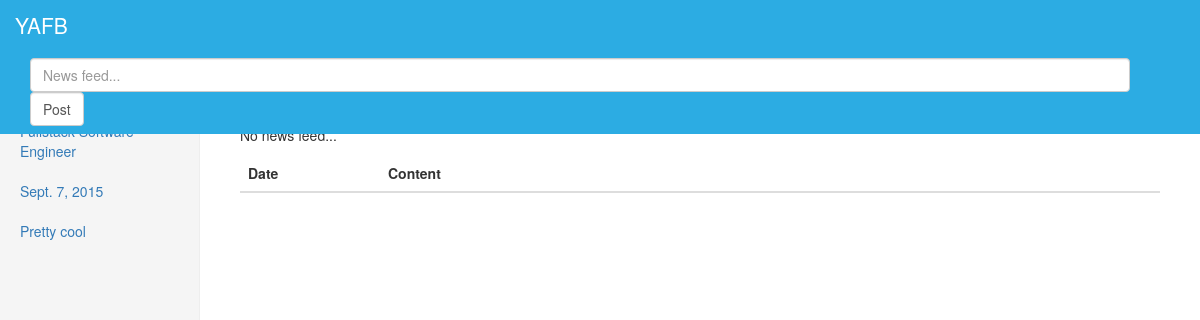
Before: /directory/employee/message/1/ with the older database file.
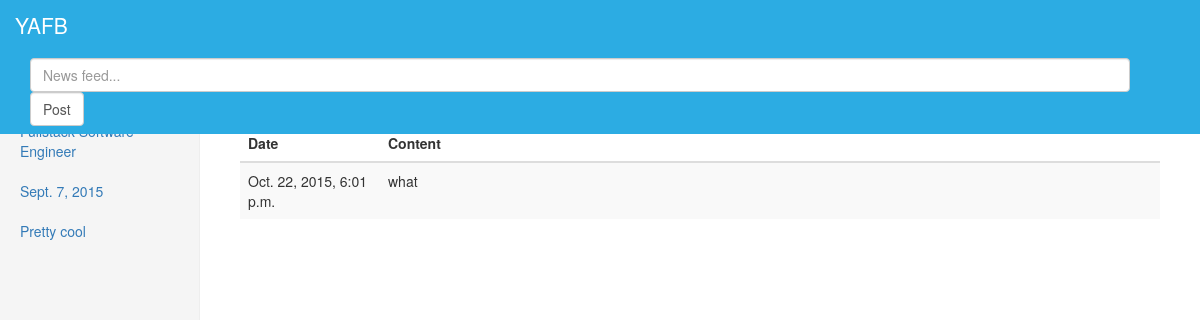
After: the same page with the newer database file.
### directory/models.py (models this page shows, shortened)
class Employee(models.Model):
	user = models.OneToOneField(User)
	full_name = models.CharField(max_length=100)
	title = models.CharField(max_length=100)
	description = models.CharField(max_length=300)
	start_date = models.DateField()
	office = models.ForeignKey(Office)
	groups = models.ManyToManyField(GroupProfile)
	picture = models.ImageField(upload_to='profile_pictures', null=True)

class Message(models.Model):
	writer = models.ForeignKey(Employee)
	text = models.CharField(max_length=300)
	time_stamp = models.DateTimeField(auto_now=True)

### directory/views.py (the view)
# urls.py: url(r'^employee/message/(?P<employee_id>[0-9]+)/$', views.news_feed_by_empoyee, name='news_feed_by_empoyee'),
def news_feed_by_empoyee(request, employee_id):
    employee = Employee.objects.get(pk=employee_id)
    messages = Message.objects.filter(writer=employee_id).order_by('-time_stamp')
    template = loader.get_template('directory/message.html')
    context = RequestContext(request, {
        'employee': employee,
        'newsfeed': messages,
    })
    return HttpResponse(template.render(context))

### directory/templates/directory/message.html (shortened to what this page needs)
{% extends 'newsfeed.html' %}
{% block messageblock %}
    {% if newsfeed %}
        {% for feed in newsfeed %}
            <tr>
                <td>{{ feed.time_stamp }}</td>
                <td colspan="4">{{ feed.text }}</td>
        {% endfor %}
    {% else %}
        <p>No news feed...</p>
    {% endif %}
{% endblock %}
{% block employeeblock %}
    {% if employee %}
        <ul class="nav nav-sidebar">
            <li class="active"><a href="#">{{ employee.full_name }} <span class="sr-only">(current)</span></a></li>
            <li><a href="#">{{ employee.title }}</a></li>
            <li><a href="#">{{ employee.start_date }}</a></li>
            <li><a href="#">{{ employee.description }}</a></li>
        </ul>
    {% else %}
        <p>This employee is not available.</p>
    {% endif %}
{% endblock %}

### directory/templates/newsfeed.html (shortened to what this page needs)
<!DOCTYPE html>
<html lang="en">
  <head>
    <link href="/static/css/bootstrap.min.css" rel="stylesheet">
    <link href="/static/css/custom.css" rel="stylesheet">
    <link href="/static/css/newsfeed.css" rel="stylesheet">
  </head>
  <body>
    <nav class="navbar navbar-inverse navbar-fixed-top">
      <div class="container-fluid">
        <div class="navbar-header">
          <a class="navbar-brand" href="#">YAFB</a>
        </div>
        <div id="navbar" class="navbar-collapse collapse">
          <form class="navbar-form navbar-right" method="post" action="newpost/">
            <input type="text" id="news-feed" class="form-control" name="content" placeholder="News feed...">
            <input type="submit" class="form-control" value="Post">
          </form>
        </div>
      </div>
    </nav>
    <div class="container-fluid">
      <div class="row">
        <div class="col-sm-3 col-md-2 sidebar">
          {% block employeeblock %} {% endblock %}
        </div>
        <div class="col-sm-9 col-sm-offset-3 col-md-10 col-md-offset-2 main">
          <h2 class="sub-header">News Feed</h2>
          <div class="table-responsive">
            <table class="table table-striped">
              <thead>
                <tr>
                  <th class="td-date">Date</th>
                  <th colspan="4">Content</th>
                </tr>
              </thead>
              <tbody>
                {% block messageblock %} {% endblock %}
              </tbody>
            </table>
          </div>
        </div>
      </div>
    </div>
  </body>
</html>

### directory/static/css/custom.css (style rules this page uses)
.navbar { background-color: #2CACE3; border: none; }
.navbar-inverse .navbar-brand { color: white; font-size: 1.5em; }
.sub-header { text-align: center; color: #2CACE3; font-size: 4em; margin-top: -0.5em; }

### directory/static/css/newsfeed.css (style rules this page uses)
body { padding-top: 50px; }
.sub-header { padding-bottom: 10px; border-bottom: 1px solid #eee; }
.navbar-fixed-top { border: 0; }
.sidebar { display: none; }
@media (min-width: 768px) { .sidebar { position: fixed; top: 51px; bottom: 0; left: 0; z-index: 1000; display: block; padding: 20px; overflow-x: hidden; overflow-y: auto; background-color: #f5f5f5; border-right: 1px solid #eee; } }
.nav-sidebar { margin-right: -21px; margin-bottom: 20px; margin-left: -20px; }
.nav-sidebar > li > a { padding-right: 20px; padding-left: 20px; }
.nav-sidebar > .active > a, .nav-sidebar > .active > a:hover, .nav-sidebar > .active > a:focus { color: #fff; background-color: #428bca; }
.main { padding: 20px; }
@media (min-width: 768px) { .main { padding-right: 40px; padding-left: 40px; } }
.td-date { width: 140px; }
#news-feed { width: 1100px; }

Changed rows visible on the page:
added Message: time_stamp "Oct. 22, 2015, 6:01 p.m.", text "what"
Other visible differences:
text no longer shown: "No news feed..."
